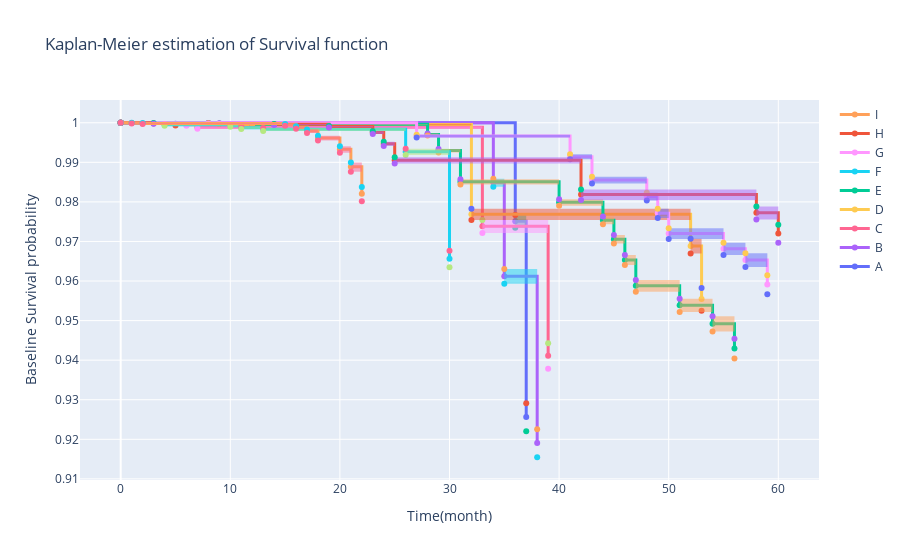

Write notebook code for a chart like this one.
### Code cell
# Visualization of the calculated survival function for a final set of subcategories to see if they
# look distinctive or not.
fig_1 = go.Figure()

for item in Data['gdp_time'].sort_values().unique().tolist():
    data = Data[Data['gdp_time'] == item]

    kmf_Data = KaplanMeierFitter().fit(data['time'], data['status_time'])
    fig_1.add_trace(go.Scatter(
    x = kmf_Data.survival_function_.index, \
    y = kmf_Data.survival_function_['KM_estimate'],
    name = item,
    line = dict(shape = 'hv', width = 3,),
    showlegend = True))

    fig_1.add_trace(go.Scatter(
    x = kmf_Data.confidence_interval_.index, 
    y = kmf_Data.confidence_interval_['KM_estimate_upper_0.95'],
    line = dict(shape = 'hv', width = 0),
    showlegend = False,))

    fig_1.add_trace(go.Scatter(
    x = kmf_Data.confidence_interval_.index,
    y = kmf_Data.confidence_interval_['KM_estimate_lower_0.95'],
    line = dict(shape = 'hv', width = 0),
    fill = 'tonexty',
    showlegend = False))

fig_1.update_layout( xaxis_title = "Time(month)", yaxis_title = "Baseline Survival probability",\
                   title = 'Kaplan-Meier estimation of Survival function')

fig_1.show()

### Figure 1 — Plotly figure (JSON) as saved in the notebook; plotly's stock layout.template omitted (floating-point values rounded to 4 significant figures)
{"data": [{"line": {"shape": "hv", "width": 3}, "name": "A", "showlegend": true, "type": "scatter", "x": [0, 36, 37], "y": [1, 0.9751, 0.9257]}, {"line": {"shape": "hv", "width": 0}, "showlegend": false, "type": "scatter", "x": [0, 36, 37], "y": [1, 0.9767, 0.9291]}, {"fill": "tonexty", "line": {"shape": "hv", "width": 0}, "showlegend": false, "type": "scatter", "x": [0, 36, 37], "y": [1, 0.9734, 0.922]}, {"line": {"shape": "hv", "width": 3}, "name": "B", "showlegend": true, "type": "scatter", "x": [0, 34, 35, 38], "y": [1, 0.9849, 0.9612, 0.9191]}, {"line": {"shape": "hv", "width": 0}, "showlegend": false, "type": "scatter", "x": [0, 34, 35, 38], "y": [1, 0.9859, 0.963, 0.9225]}, {"fill": "tonexty", "line": {"shape": "hv", "width": 0}, "showlegend": false, "type": "scatter", "x": [0, 34, 35, 38], "y": [1, 0.9838, 0.9593, 0.9155]}, {"line": {"shape": "hv", "width": 3}, "name": "C", "showlegend": true, "type": "scatter", "x": [0, 6, 7, 33, 39], "y": [1, 0.9995, 0.9989, 0.9738, 0.9411]}, {"line": {"shape": "hv", "width": 0}, "showlegend": false, "type": "scatter", "x": [0, 6, 7, 33, 39], "y": [1, 0.9997, 0.9991, 0.9754, 0.9443]}, {"fill": "tonexty", "line": {"shape": "hv", "width": 0}, "showlegend": false, "type": "scatter", "x": [0, 6, 7, 33, 39], "y": [1, 0.9992, 0.9985, 0.9722, 0.9378]}, {"line": {"shape": "hv", "width": 3}, "name": "D", "showlegend": true, "type": "scatter", "x": [0, 5, 32, 52, 53], "y": [1, 0.9996, 0.9769, 0.9689, 0.9555]}, {"line": {"shape": "hv", "width": 0}, "showlegend": false, "type": "scatter", "x": [0, 5, 32, 52, 53], "y": [1, 0.9997, 0.9783, 0.9707, 0.9583]}, {"fill": "tonexty", "line": {"shape": "hv", "width": 0}, "showlegend": false, "type": "scatter", "x": [0, 5, 32, 52, 53], "y": [1, 0.9993, 0.9755, 0.967, 0.9525]}, {"line": {"shape": "hv", "width": 3}, "name": "E", "showlegend": true, "type": "scatter", "x": [0, 8, 9, 12, 28, 29, 31, 40, 44, 45, 46, 47, 51, 54, 56], "y": [1, 0.9999, 0.9998, 0.9996, 0.997, 0.993, 0.9851, 0.9799, 0.9753, 0.9706, 0.9653, 0.9588, 0.9539, 0.9492, 0.943]}, {"line": {"shape": "hv", "width": 0}, "showlegend": false, "type": "scatter", "x": [0, 8, 9, 12, 28, 29, 31, 40, 44, 45, 46, 47, 51, 54, 56], "y": [1, 1.0, 0.9998, 0.9997, 0.9973, 0.9934, 0.9858, 0.9807, 0.9763, 0.9717, 0.9666, 0.9603, 0.9555, 0.9511, 0.9454]}, {"fill": "tonexty", "line": {"shape": "hv", "width": 0}, "showlegend": false, "type": "scatter", "x": [0, 8, 9, 12, 28, 29, 31, 40, 44, 45, 46, 47, 51, 54, 56], "y": [1, 0.9999, 0.9997, 0.9995, 0.9967, 0.9925, 0.9844, 0.979, 0.9744, 0.9695, 0.964, 0.9573, 0.9522, 0.9472, 0.9404]}, {"line": {"shape": "hv", "width": 3}, "name": "F", "showlegend": true, "type": "scatter", "x": [0, 4, 10, 11, 13, 26, 30], "y": [1, 0.9995, 0.9992, 0.9988, 0.9983, 0.9927, 0.9656]}, {"line": {"shape": "hv", "width": 0}, "showlegend": false, "type": "scatter", "x": [0, 4, 10, 11, 13, 26, 30], "y": [1, 0.9997, 0.9995, 0.999, 0.9987, 0.9934, 0.9677]}, {"fill": "tonexty", "line": {"shape": "hv", "width": 0}, "showlegend": false, "type": "scatter", "x": [0, 4, 10, 11, 13, 26, 30], "y": [1, 0.9993, 0.999, 0.9984, 0.9979, 0.9919, 0.9635]}, {"line": {"shape": "hv", "width": 3}, "name": "G", "showlegend": true, "type": "scatter", "x": [0, 27, 41, 43, 48, 49, 50, 55, 57, 59], "y": [1, 0.9967, 0.9914, 0.9855, 0.9814, 0.9771, 0.972, 0.9681, 0.9653, 0.9591]}, {"line": {"shape": "hv", "width": 0}, "showlegend": false, "type": "scatter", "x": [0, 27, 41, 43, 48, 49, 50, 55, 57, 59], "y": [1, 0.997, 0.992, 0.9863, 0.9823, 0.9782, 0.9734, 0.9697, 0.967, 0.9615]}, {"fill": "tonexty", "line": {"shape": "hv", "width": 0}, "showlegend": false, "type": "scatter", "x": [0, 27, 41, 43, 48, 49, 50, 55, 57, 59], "y": [1, 0.9963, 0.9908, 0.9847, 0.9804, 0.9759, 0.9706, 0.9666, 0.9636, 0.9567]}, {"line": {"shape": "hv", "width": 3}, "name": "H", "showlegend": true, "type": "scatter", "x": [0, 3, 14, 19, 23, 24, 25, 42, 58, 60], "y": [1, 0.9998, 0.9996, 0.999, 0.9975, 0.9947, 0.9905, 0.9819, 0.9773, 0.972]}, {"line": {"shape": "hv", "width": 0}, "showlegend": false, "type": "scatter", "x": [0, 3, 14, 19, 23, 24, 25, 42, 58, 60], "y": [1, 0.9999, 0.9997, 0.9992, 0.9979, 0.9952, 0.9913, 0.9831, 0.9789, 0.9742]}, {"fill": "tonexty", "line": {"shape": "hv", "width": 0}, "showlegend": false, "type": "scatter", "x": [0, 3, 14, 19, 23, 24, 25, 42, 58, 60], "y": [1, 0.9997, 0.9994, 0.9988, 0.9972, 0.9941, 0.9897, 0.9805, 0.9756, 0.9697]}, {"line": {"shape": "hv", "width": 3}, "name": "I", "showlegend": true, "type": "scatter", "x": [0, 1, 2, 15, 16, 17, 18, 20, 21, 22], "y": [1, 0.9999, 0.9998, 0.9995, 0.9988, 0.9979, 0.9961, 0.9933, 0.9889, 0.9821]}, {"line": {"shape": "hv", "width": 0}, "showlegend": false, "type": "scatter", "x": [0, 1, 2, 15, 16, 17, 18, 20, 21, 22], "y": [1, 1.0, 0.9999, 0.9997, 0.9991, 0.9983, 0.9967, 0.9941, 0.99, 0.9838]}, {"fill": "tonexty", "line": {"shape": "hv", "width": 0}, "showlegend": false, "type": "scatter", "x": [0, 1, 2, 15, 16, 17, 18, 20, 21, 22], "y": [1, 0.9998, 0.9997, 0.9992, 0.9985, 0.9974, 0.9955, 0.9924, 0.9876, 0.9802]}], "layout": {"autosize": true, "title": {"text": "Kaplan-Meier estimation of Survival function"}, "xaxis": {"autorange": true, "range": [-3.621, 63.62], "title": {"text": "Time(month)"}, "type": "linear"}, "yaxis": {"autorange": true, "range": [0.9085, 1.007], "title": {"text": "Baseline Survival probability"}, "type": "linear"}}}
